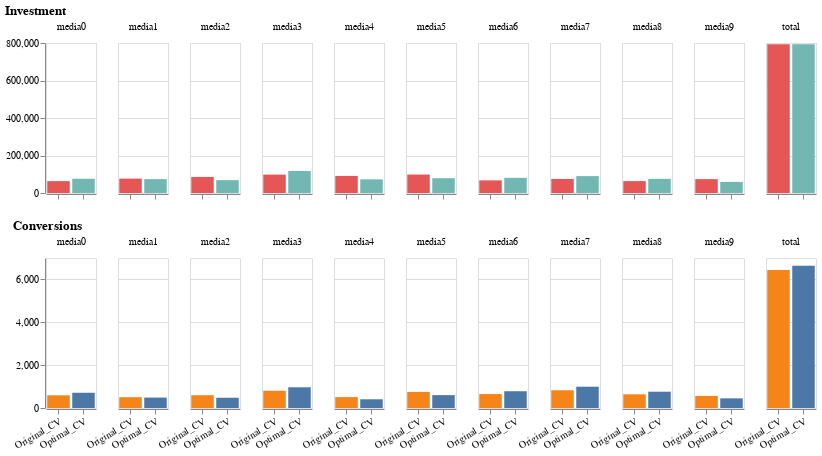

The code cell stored with this chart in its notebook:
### Code cell
# @title Step.3
list_optimal = []
list_media = []
for v in problem.variables():
  list_media.append(v.name)
  list_optimal.append(v.varValue)

df = pd.DataFrame(
    data = list(zip(list_investment, list_optimal, list_roi, list_conversions)),
    columns = ['investment', 'optimal_investment', 'roi', 'Original_CV'],
    index = list_media
    )
df['diff_investment'] = df['optimal_investment'] - df['investment']
df['Optimal_CV'] = df['optimal_investment'] * df['roi']
df['diff_conversions'] = df['Optimal_CV'] - df['Original_CV']

df.loc['total'] = df.sum(axis=0)
display(df)
print("\n" + "="*100 + "\n")
chart_invest = alt.Chart(df.reset_index()).transform_fold(
    ['investment', 'optimal_investment'],
).mark_line().mark_bar().encode(
    x=alt.X('key:O', title='', axis=alt.Axis(labels=False)),
    y=alt.Y('value:Q', title = ''),
    color=alt.Color('key:N', legend=None,),
    column=alt.Column('index:N', title='')
).properties(width=50, height=150,title='Investment')

chart_conversion = alt.Chart(df.reset_index()).transform_fold(
    ['Original_CV', 'Optimal_CV'],
).mark_line().mark_bar().encode(
    x=alt.X('key:O', title='',axis=alt.Axis(labelAngle=-30),sort=['Original', 'Optimal']),
    y=alt.Y('value:Q', title = ''),
    color=alt.Color('key:N', legend=None,),
    column=alt.Column('index:N', title='')
).properties(width=50, height=150, title='Conversions')

alt.vconcat(chart_invest, chart_conversion)

### Figure 1 — Vega-Lite specification as saved in the notebook (floating-point values rounded to 4 significant figures)
{"config": {"view": {"continuousWidth": 400, "continuousHeight": 300}}, "vconcat": [{"data": {"name": "data-c2a8594c0efa475b70346d1c7edd375e"}, "mark": "bar", "encoding": {"color": {"field": "key", "legend": null, "type": "nominal"}, "column": {"field": "index", "title": "", "type": "nominal"}, "x": {"axis": {"labels": false}, "field": "key", "title": "", "type": "ordinal"}, "y": {"field": "value", "title": "", "type": "quantitative"}}, "height": 150, "title": "Investment", "transform": [{"fold": ["investment", "optimal_investment"]}], "width": 50}, {"data": {"name": "data-c2a8594c0efa475b70346d1c7edd375e"}, "mark": "bar", "encoding": {"color": {"field": "key", "legend": null, "type": "nominal"}, "column": {"field": "index", "title": "", "type": "nominal"}, "x": {"axis": {"labelAngle": -30}, "field": "key", "sort": ["Original", "Optimal"], "title": "", "type": "ordinal"}, "y": {"field": "value", "title": "", "type": "quantitative"}}, "height": 150, "title": "Conversions", "transform": [{"fold": ["Original_CV", "Optimal_CV"]}], "width": 50}], "$schema": "https://vega.github.io/schema/vega-lite/v4.17.0.json", "datasets": {"data-c2a8594c0efa475b70346d1c7edd375e": [{"index": "media0", "investment": 63400.0, "optimal_investment": 76080.0, "roi": 0.009353, "Original_CV": 593.0, "diff_investment": 12680.0, "Optimal_CV": 711.6, "diff_conversions": 118.6}, {"index": "media1", "investment": 76800.0, "optimal_investment": 73940.0, "roi": 0.006576, "Original_CV": 505.0, "diff_investment": -2864.0, "Optimal_CV": 486.2, "diff_conversions": -18.83}, {"index": "media2", "investment": 85800.0, "optimal_investment": 68640.0, "roi": 0.00697, "Original_CV": 598.0, "diff_investment": -17160.0, "Optimal_CV": 478.4, "diff_conversions": -119.6}, {"index": "media3", "investment": 98000.0, "optimal_investment": 117600.0, "roi": 0.008224, "Original_CV": 806.0, "diff_investment": 19600.0, "Optimal_CV": 967.2, "diff_conversions": 161.2}, {"index": "media4", "investment": 91000.0, "optimal_investment": 72800.0, "roi": 0.005593, "Original_CV": 509.0, "diff_investment": -18200.0, "Optimal_CV": 407.2, "diff_conversions": -101.8}, {"index": "media5", "investment": 98500.0, "optimal_investment": 78800.0, "roi": 0.007624, "Original_CV": 751.0, "diff_investment": -19700.0, "Optimal_CV": 600.8, "diff_conversions": -150.2}, {"index": "media6", "investment": 67300.0, "optimal_investment": 80760.0, "roi": 0.009688, "Original_CV": 652.0, "diff_investment": 13460.0, "Optimal_CV": 782.4, "diff_conversions": 130.4}, {"index": "media7", "investment": 75000.0, "optimal_investment": 90000.0, "roi": 0.01104, "Original_CV": 828.0, "diff_investment": 15000.0, "Optimal_CV": 993.6, "diff_conversions": 165.6}, {"index": "media8", "investment": 63500.0, "optimal_investment": 75460.0, "roi": 0.01008, "Original_CV": 640.0, "diff_investment": 11960.0, "Optimal_CV": 760.6, "diff_conversions": 120.6}, {"index": "media9", "investment": 73900.0, "optimal_investment": 59120.0, "roi": 0.007618, "Original_CV": 563.0, "diff_investment": -14780.0, "Optimal_CV": 450.4, "diff_conversions": -112.6}, {"index": "total", "investment": 793200.0, "optimal_investment": 793200.0, "roi": 0.08277, "Original_CV": 6445.0, "diff_investment": 0.0, "Optimal_CV": 6638.0, "diff_conversions": 193.4}]}}
